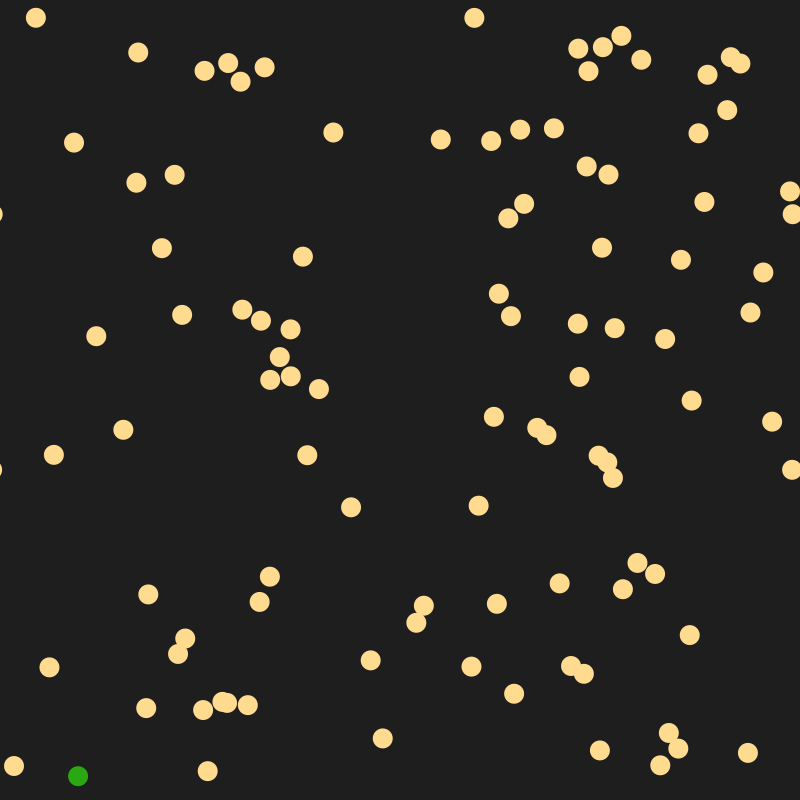
Frame 1 (no input)
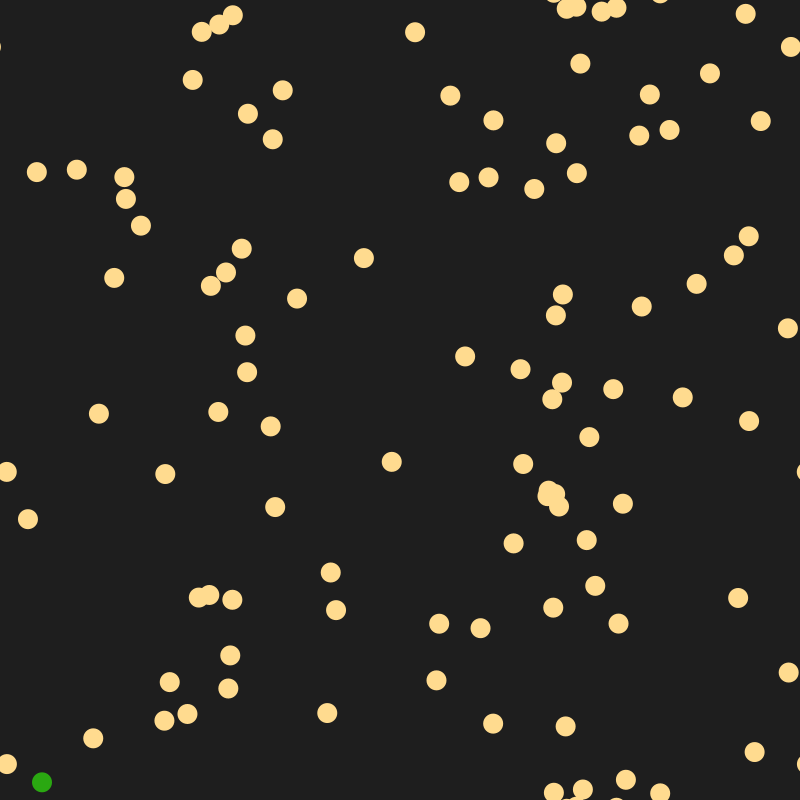
Frame 60 (the mouse pressed at the canvas centre just before this capture)
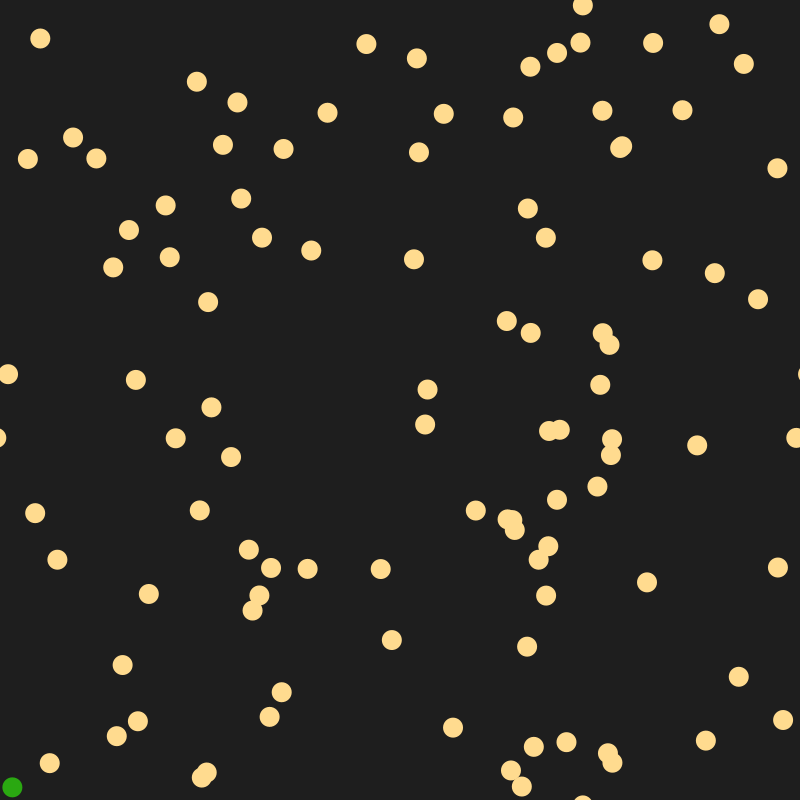
Frame 120 (the mouse held since frame 60 and released just before this capture)

The Processing sketch that drew these frames (run headless with seeded random() and noise(); from frame 60 on, the mouse is pressed at the canvas centre):

// Processing sketch: zombies
// ── zombies.pde
final float HUMAN_SPEED = 50;
final float ZOMBIE_SPEED = HUMAN_SPEED * 0.6f;
final float CHARACTER_RADIUS = 10;

CharacterManager characterManager = new CharacterManager();
Clock clock = new Clock();
float totalTime;
boolean gameOver = false;

void setup() {
	size(800, 800);

	// Add 99 zombies and 1 human.
	for (int i = 0; i < 99; i++)
		characterManager.add(new Human());
	characterManager.add(new Zombie());
}

void update() {
	float dt = clock.tick();

	characterManager.update(dt);
	gameOverCheck();
}

void draw() {
	update();

	background(30);
	characterManager.draw();

	if (gameOver) {
		fill(255);
		textAlign(CENTER, CENTER);
		textSize(42);
		text("The zombies have taken over!", width/2, height/2);
	}
}

void gameOverCheck() {
	if (gameOver) return;

	// Check if all humans have become zombies.
	boolean allZombies = true;
	for (Character character : characterManager.characters) {
		if (character instanceof Human) {
			allZombies = false;
			break;
		}
	}

	// If so, the game is over.
	if (allZombies) {
		gameOver = true;
	}
}

// ── Character.pde
class Character {
	public PVector position;
	public PVector velocity = new PVector();
	public float radius = CHARACTER_RADIUS;
	public color _color;

	public Character() {
		position = randomVector(0, width, 0, height);
	}

	public void update(float dt) {
		position.x += velocity.x * dt;
		position.y += velocity.y * dt;

		screenWrap();
	}

	public void draw() {
		noStroke();
		fill(_color);
		ellipse(position.x, position.y, radius*2, radius*2);

		// TODO: Only draw the character multiple times when necessary.
		ellipse(position.x - width, position.y, radius*2, radius*2);
		ellipse(position.x, position.y - height, radius*2, radius*2);
	}

	public boolean collidesWith(Character other) {
		return circleCollision(position.x, position.y, radius,
		                       other.position.x, other.position.y, other.radius);
	}

	// private void screenCollision() {
	// 	if (position.x - radius < 0 || position.x + radius >= width) {
	// 		position.x = clamp(position.x, radius, width - radius - 1);
	// 		velocity.x = -velocity.x;
	// 	}
	//
	// 	if (position.y - radius < 0 || position.y + radius >= height) {
	// 		position.y = clamp(position.y, radius, height - radius - 1);
	// 		velocity.y = -velocity.y;
	// 	}
	// }

	private void screenWrap() {
		position.x = mod(position.x - radius, width) + radius;
		position.y = mod(position.y - radius, width) + radius;
	}
}

// ── CharacterManager.pde
class CharacterManager {
	public ArrayList<Character> characters = new ArrayList<Character>();

	public void update(float dt) {
		for (Character character : characters)
			character.update(dt);

		// Character collision check.
		for (int i = 0; i < characters.size(); i++)
		for (int j = 0; j < characters.size(); j++) {
			if (i == j) continue;

			Character c1 = characters.get(i);
			Character c2 = characters.get(j);

			if (c1 instanceof Zombie && c2 instanceof Human) {
				if (c1.collidesWith(c2)) {
					// "Infect" the human.
					Zombie zombie = new Zombie();
					zombie.position.set(c2.position);
					zombie.velocity.set(c2.velocity);
					characters.set(j, zombie);
				}
			}
		}
	}

	public void draw() {
		for (Character character : characters)
			character.draw();
	}

	public void add(Character character) {
		characters.add(character);
	}
}
// ── Clock.pde
// A simple clock that keeps track of time and delta time.
class Clock {
	private int time;
	private float deltaTime;

	public float tick() {
		int currentTime = millis();
		deltaTime = (currentTime - time) / 1000f;
		time = currentTime;
		return deltaTime;
	}

	public float time() { return time / 1000f; }
	public float deltaTime() { return deltaTime; }

	public void reset() {
		time = 0;
	}
}
// ── Human.pde
class Human extends Character {
	public Human() {
		super();
		velocity = randomDirection().mult(HUMAN_SPEED);
		_color = color(255, 219, 143);
	}
}

// ── Zombie.pde
class Zombie extends Character {
	public Zombie() {
		super();
		velocity = randomDirection().mult(ZOMBIE_SPEED);
		_color = color(42, 168, 17);
	}
}
// ── math.pde
float sign(float v) {
	return v < 0 ? -1 : 1;
}

float clamp(float value, float min, float max) {
	if (value <= min) return min;
	if (value >= max) return max;
	return value;
}

// Move 'num' towards (but not past) 'target' for a maximum distance of 'maxStep'.
float moveTowards(float num, float target, float maxStep) {
	if (abs(target - num) <= maxStep)
		return target;

	return num + maxStep * sign(target - num);
}

// Modulus (not remainder).
float mod(float x, float n) {
	return (x % n + n) % n;
}

// Distance squared.
float distSq(float x1, float y1, float x2, float y2) {
	return sq(x2 - x1) + sq(y2 - y1);
}

boolean circleCollision(float x1, float y1, float radius1, float x2, float y2, float radius2) {
	float maxDistance = radius1 + radius2;

	if (abs(x1 - x2) > maxDistance || abs(y1 - y2) > maxDistance) {
		return false;
	}
	else if (dist(x1, y1, x2, y2) > maxDistance) {
		return false;
	}

	return true;
}

// Random

PVector randomVector(float high) {
	return randomVector(0, high);
}

PVector randomVector(float low, float high) {
	return randomVector(low, high, low, high);
}

PVector randomVector(float xLow, float xHigh, float yLow, float yHigh) {
	return new PVector(random(xLow, xHigh), random(yLow, yHigh));
}

PVector randomDirection() {
	return randomVector(-1, 1).normalize();
}

color randomColor() {
	return color(random(255), random(255), random(255));
}

boolean randomChance(float probability) {
	return random(1) < probability;
}
